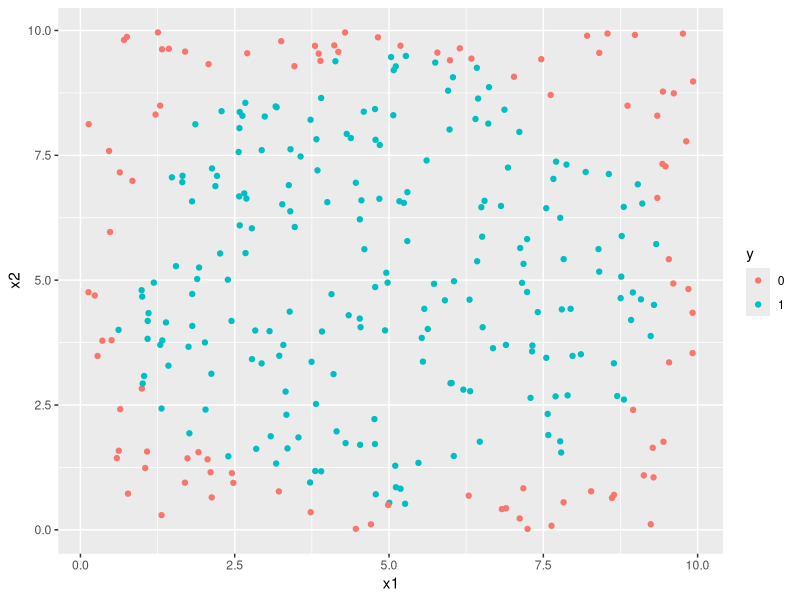
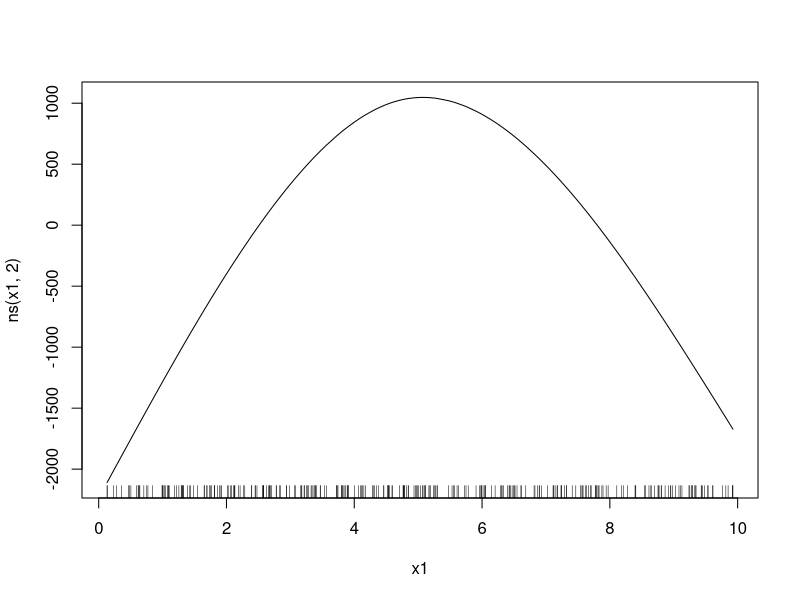
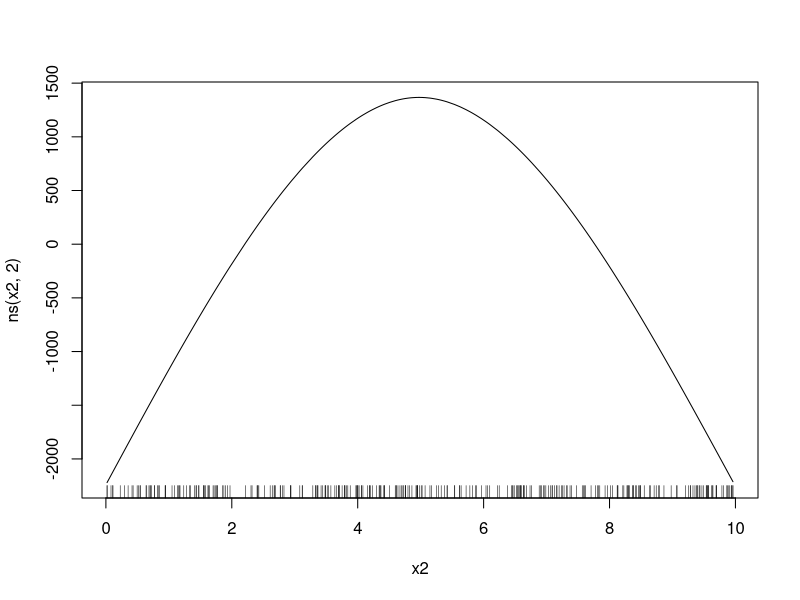
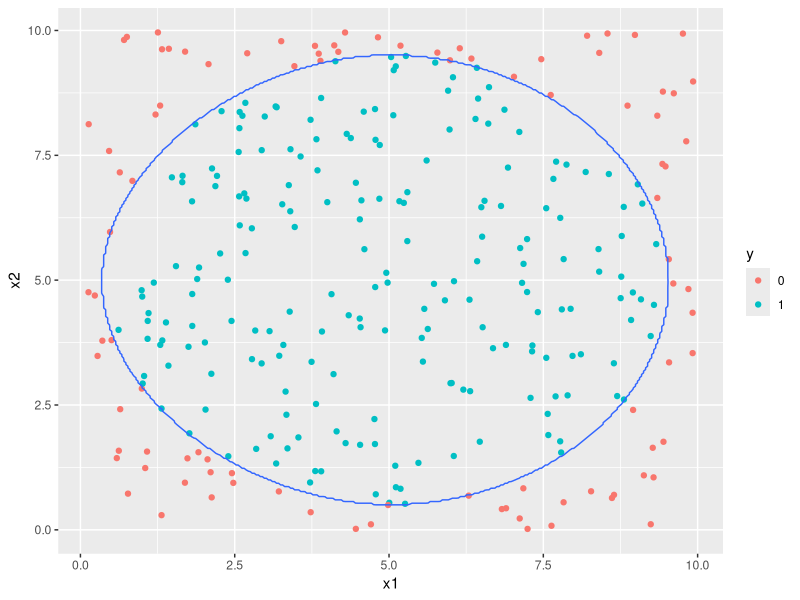

Generate these figures, in order, with R:
library(tidyverse)
library(splines)


### simulate data ---------

set.seed(1)

x1 <- runif(300, 0, 10)
x2 <- runif(300, 0, 10)

y <- as.factor(ifelse(sqrt((x1-5)^2 + (x2-5)^2) < 4.5, 1, 0))

df <- data.frame(y=y, x1=x1, x2=x2)

rm(x1, x2, y)

head(df)

ggplot(df, aes(x=x1, y=x2, color=y)) + geom_point()

### logistic regression with natural cubic splines -------

logit_mod <- glm(y ~ ns(x1,2)*ns(x2,2), data=df, family=binomial)
## p-values are unreliable due to perfect separation

gam::plot.Gam(logit_mod)

summary(logit_mod)

### decision boundary ------

x1 <- seq(min(df$x1), max(df$x1), length.out=300)
x2 <- seq(min(df$x2), max(df$x2), length.out=300)

X_complete <- expand.grid(x1=x1, x2=x2)

X_complete$logit_pred <- predict(logit_mod, newdata=X_complete, type="response")

ggplot(df, aes(x=x1, y=x2, color=y)) + geom_point() +
  geom_contour(data=X_complete, aes(x=x1, y=x2, z=logit_pred),
               inherit.aes = FALSE, breaks=c(0.5))
